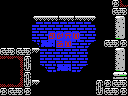

The image is a tile-based game level rendered from a .tmx file. Its description and complete source (layers, tilesets, objects, tile grids) follow:
An orthogonal 16x12 tile map with 8x8 px tiles, 1 tile layer (Tile Layer 1) and 8 objects (2x item, 2x breakable-right, 2x door-right, big-item, 4x4-item).

<map version="1.0" orientation="orthogonal" renderorder="right-down" width="16" height="12" tilewidth="8" tileheight="8" nextobjectid="9">
 <properties>
  <property name="down" value="hole" />
  <property name="left" value="half-hole" />
  <property name="up" value="hole" />
 </properties>
 <tileset firstgid="1" name="tiles" tilewidth="8" tileheight="8" tilecount="256" columns="16">
  <image source="tiles.png" width="128" height="128" />
 </tileset>
 <layer name="Tile Layer 1" width="16" height="12">
  <data encoding="csv">
1,1,1,1,1,1,1,1,1,1,1,1,1,1,165,128,
1,1,1,1,1,1,1,1,1,1,1,1,1,1,103,104,
1,1,1,1,140,255,255,138,255,138,255,139,1,1,196,197,
1,1,1,1,217,217,217,217,217,217,217,217,1,1,212,213,
1,1,1,1,233,233,234,219,203,235,233,233,1,1,228,229,
1,1,1,1,154,151,152,218,235,201,201,153,1,103,104,165,
103,104,103,104,171,217,217,217,217,217,217,1,1,1,196,197,
254,254,125,105,1,233,233,233,233,233,233,1,1,1,212,213,
167,167,251,106,1,154,201,151,152,201,153,1,1,1,228,229,
167,167,251,105,1,1,1,1,1,1,1,1,1,1,244,245,
252,252,127,106,171,1,1,1,1,1,1,1,105,165,103,104,
165,103,104,165,1,1,1,1,1,1,1,1,106,103,104,165
</data>
 </layer>
 <objectgroup name="objects">
  <object id="1" type="item" x="96" y="64" width="16" height="16" />
  <object id="2" type="item" x="56" y="0" width="16" height="16" />
  <object id="3" type="big-item" x="0" y="24" width="32" height="24" />
  <object id="4" type="breakable-right" x="112" y="16" width="16" height="24" />
  <object id="5" type="breakable-right" x="112" y="48" width="16" height="32" />
  <object id="6" type="door-right" x="112" y="16" width="16" height="24" />
  <object id="7" type="door-right" x="112" y="48" width="16" height="24" />
  <object id="8" type="4x4-item" x="0" y="16" width="32" height="32" />
 </objectgroup>
</map>
